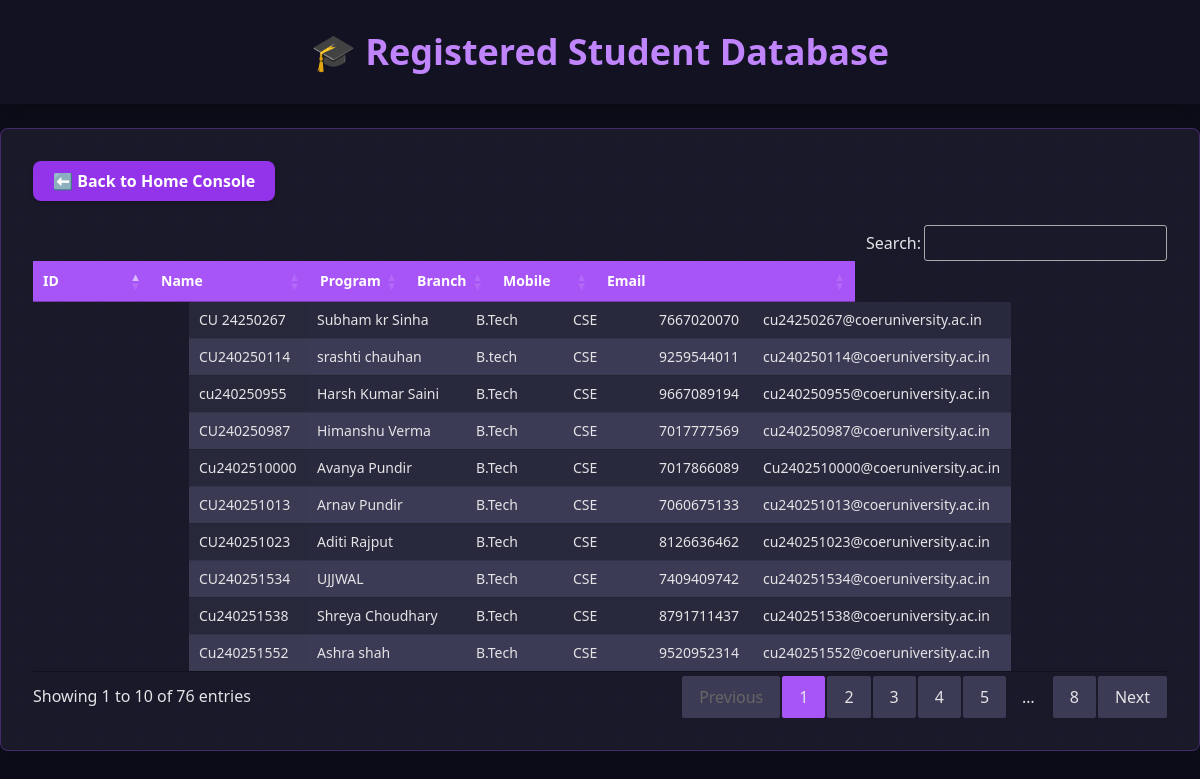
The page /students (signed in) on the database as committed earlier.
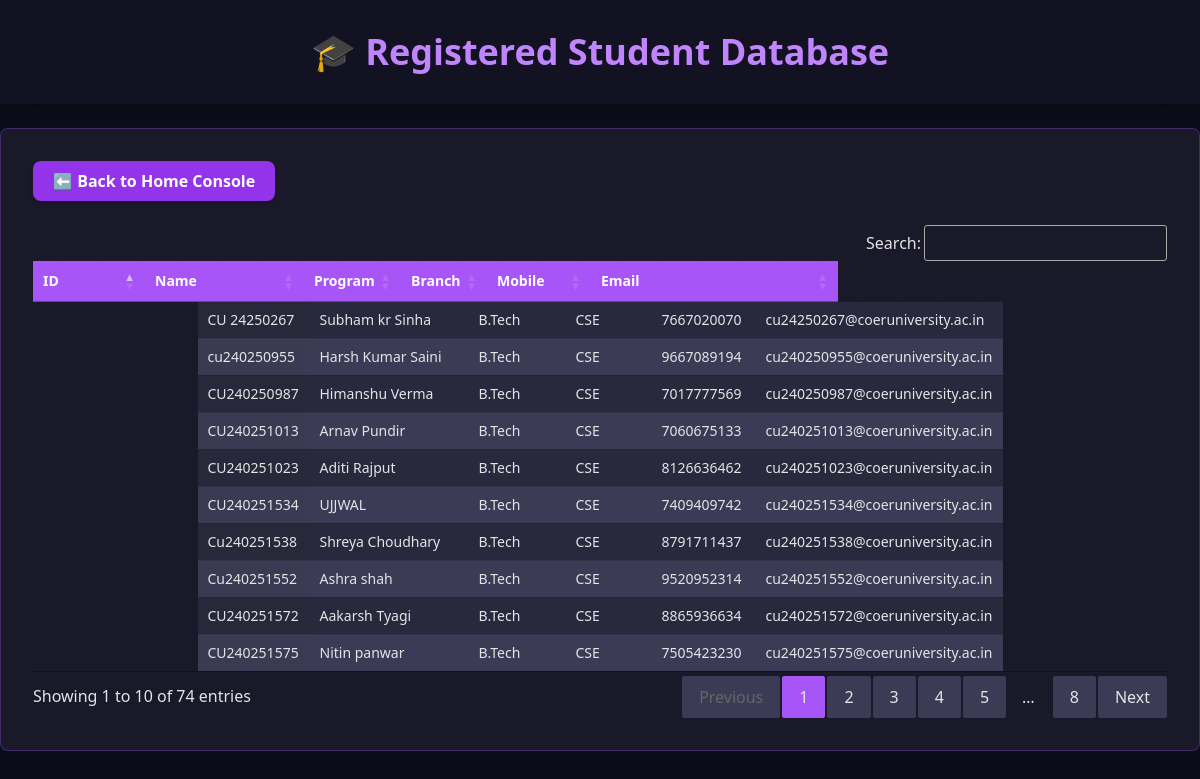
The same page on the database as committed later.
### tables this page shows
CREATE TABLE students (
    ID TEXT PRIMARY KEY,
    Name TEXT,
    Program TEXT,
    Branch TEXT,
    Mobile TEXT,
    Gmail TEXT
);

### app.py (the view)
@app.route('/students')
def students():
    try:
        conn = sqlite3.connect(DB_FILE)
        cursor = conn.cursor()
        cursor.execute("SELECT ID, Name, Program, Branch, Mobile, Gmail FROM students")
        data = cursor.fetchall()
        conn.close()
        return render_template('students.html', students=data)
    except Exception as e:
        return str(e)

### app.py (called while the page is built)
def get_db_connection():
    conn = sqlite3.connect(DB_FILE)
    conn.row_factory = sqlite3.Row
    return conn

def is_current_user_admin():
    if 'username' not in session:
        return False
    username = session['username']
    conn = get_db_connection()
    user = conn.execute("SELECT is_admin FROM users WHERE username=?", (username,)).fetchone()
    conn.close()
    if not user:
        return False
    return bool(user['is_admin'])

@app.context_processor
def inject_user_info():
    return {
        'session_username': session.get('username'),
        'session_is_admin': is_current_user_admin() if 'username' in session else False
    }

@app.before_request
def require_login():
    allowed_paths = [
        '/login',
        '/forgot_password',
        '/favicon.ico'
    ]
    if request.path.startswith('/static/') or request.path in allowed_paths:
        return None
    if 'logged_in' not in session:
        return redirect(url_for('login'))
    return None

### templates/students.html (shortened to what this page needs)
<!DOCTYPE html>
<html lang="en">
<head>
  <script src="https://cdn.tailwindcss.com"></script>
  <link rel="stylesheet" href="https://cdn.datatables.net/1.13.4/css/jquery.dataTables.min.css">
  <link rel="stylesheet" href="https://cdn.datatables.net/buttons/2.4.2/css/buttons.dataTables.min.css">
  <link rel="stylesheet" href="https://cdn.datatables.net/responsive/2.4.1/css/responsive.dataTables.min.css">
</head>
<body class="min-h-screen">
  <h1 class="text-4xl font-extrabold text-center text-purple-400 py-8 bg-[#121223] shadow-xl">🎓 Registered Student Database</h1>
  <div class="max-w-7xl mx-auto dark-card shadow-xl p-8 rounded-lg mt-6 overflow-x-auto transform transition-all hover-scale">
    <button onclick="window.location.href='/'" class="bg-purple-600 hover:bg-purple-700 text-white px-5 py-2 rounded-lg font-semibold mb-6 transition shadow-md transform hover:scale-105 neon-button">
      ⬅ Back to Home Console
    </button>
    <table id="studentsTable" class="display nowrap w-full text-sm">
      <thead class="bg-purple-500 text-white">
        <tr>
          <th class="py-3 px-4 text-left">ID</th>
          <th class="py-3 px-4 text-left">Name</th>
          <th class="py-3 px-4 text-left">Program</th>
          <th class="py-3 px-4 text-left">Branch</th>
          <th class="py-3 px-4 text-left">Mobile</th>
          <th class="py-3 px-4 text-left">Email</th>
        </tr>
      </thead>
      <tbody>
        {% for s in students %}
        <tr class="odd:bg-white even:bg-gray-50 hover:bg-purple-900/50 transition duration-150">
          <td class="py-2 px-4">{{ s[0] }}</td>
          <td class="py-2 px-4 font-medium">{{ s[1] }}</td>
          <td class="py-2 px-4">{{ s[2] }}</td>
          <td class="py-2 px-4">{{ s[3] }}</td>
          <td class="py-2 px-4">{{ s[4] }}</td>
          <td class="py-2 px-4">{{ s[5] }}</td>
        </tr>
        {% endfor %}
      </tbody>
    </table>
  </div>
</body>
</html>

Rows that differ between the two databases and show on the page:
removed students: ID "CU240250114", Name "srashti chauhan", Program "B.tech", Branch "CSE", Mobile "9259544011", Gmail "cu240250114@coeruniversity.ac.in"
removed students: ID "Cu2402510000", Name "Avanya Pundir", Program "B.Tech", Branch "CSE", Mobile "7017866089", Gmail "Cu2402510000@coeruniversity.ac.in"
now on this page (row unchanged): students: ID "CU240251572", Name "Aakarsh Tyagi", Program "B.Tech", Branch "CSE", Mobile "8865936634", Gmail "cu240251572@coeruniversity.ac.in"
now on this page (row unchanged): students: ID "CU240251575", Name "Nitin panwar", Program "B.Tech", Branch "CSE", Mobile "7505423230", Gmail "cu240251575@coeruniversity.ac.in"
Other text that changed with them:
text written by a page script: "Search: Showing 1 to 10 of 76 entries Previous 1 2 3 4 5 … 8 Next" → "Search: Showing 1 to 10 of 74 entries Previous 1 2 3 4 5 … 8 Next"
